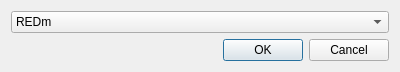
<?xml version="1.0" encoding="UTF-8"?>
<ui version="4.0">
 <class>EyeTrackerSelectionDialog</class>
 <widget class="QDialog" name="EyeTrackerSelectionDialog">
  <property name="geometry">
   <rect>
    <x>0</x>
    <y>0</y>
    <width>400</width>
    <height>70</height>
   </rect>
  </property>
  <property name="windowTitle">
   <string>EyeTracker Selection</string>
  </property>
  <property name="windowIcon">
   <iconset resource="icons.qrc">
    <normaloff>:/icons/icons/connect.png</normaloff>:/icons/icons/connect.png</iconset>
  </property>
  <layout class="QVBoxLayout" name="verticalLayout">
   <item>
    <widget class="QComboBox" name="cboxEyeTracker">
     <item>
      <property name="text">
       <string>REDm</string>
      </property>
     </item>
     <item>
      <property name="text">
       <string>Mouse</string>
      </property>
     </item>
    </widget>
   </item>
   <item>
    <widget class="QDialogButtonBox" name="buttonBox">
     <property name="orientation">
      <enum>Qt::Horizontal</enum>
     </property>
     <property name="standardButtons">
      <set>QDialogButtonBox::Cancel|QDialogButtonBox::Ok</set>
     </property>
    </widget>
   </item>
  </layout>
 </widget>
 <resources>
  <include location="icons.qrc"/>
 </resources>
 <connections>
  <connection>
   <sender>buttonBox</sender>
   <signal>accepted()</signal>
   <receiver>EyeTrackerSelectionDialog</receiver>
   <slot>accept()</slot>
   <hints>
    <hint type="sourcelabel">
     <x>248</x>
     <y>254</y>
    </hint>
    <hint type="destinationlabel">
     <x>157</x>
     <y>274</y>
    </hint>
   </hints>
  </connection>
  <connection>
   <sender>buttonBox</sender>
   <signal>rejected()</signal>
   <receiver>EyeTrackerSelectionDialog</receiver>
   <slot>reject()</slot>
   <hints>
    <hint type="sourcelabel">
     <x>316</x>
     <y>260</y>
    </hint>
    <hint type="destinationlabel">
     <x>286</x>
     <y>274</y>
    </hint>
   </hints>
  </connection>
 </connections>
</ui>
